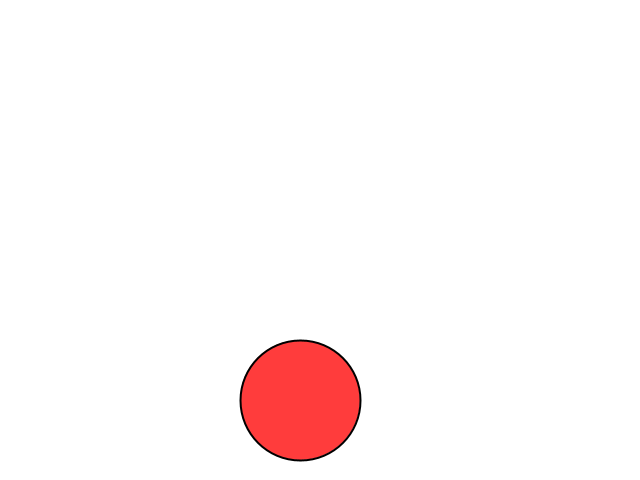
Frame 1 (no input)
Frame 60 (the mouse pressed at the canvas centre just before this capture): identical to frame 1, image omitted
Frame 120 (the mouse held since frame 60 and released just before this capture): identical to frame 1, image omitted

The Processing sketch that drew this single still picture (run headless with seeded random() and noise(); from frame 60 on, the mouse is pressed at the canvas centre):

// Processing sketch: SimpleParticleSystem
// ── SimpleParticleSystem.pde
//Simulation-Driven Animation
//CSCI 5611 Example - Bouncing Balls [Exercise]
// Stephen J. Guy <sjguy@umn.edu>

//NOTE: The simulation starts paused! Press space to run it.

//TODO:
//  done 1. The balls start red, make them blue instead.
//  done 2. Randomize the initial particle velocities so that xVel starts in the range (30,90),
//     and yVel starts in the range (-190, -200)
//  done 3. There is currently a small cap on the number of particles that can be spawned. 
//     Raise it up to 400.
//  done 4. Currently, pressing the 'r' key prints that it's resetting the particle system,
//     but it doesn’t actually reset anything yet. Fix that by having the simulation
//     reset when the user presses 'r'.
//  done 5. Pressing the arrow keys will move the big red ball, but sometimes we would like
//     to move it faster. Adjust the code so that holding 'shift' while an arrow key
//     is pressed will make the red ball move twice as fast.
//  done 6. The red ball only moves up/down/left/right. Change the code so that is two keys
//     are pressed simultaneously the red ball will move diagonally.
//  done 7. A common pitfall in games is that the diagonal motion is actually faster than
//     horizontal motion (because you just add the vectors). Make sure your code solving Step 6 does not have that issue, and that the red ball moves diagonally at the same speed it move horizontally or vertically.
//  done 8. The small blue balls (particles) have momentum, but they are missing the effect
//     of acceleration due to gravity. Add gravity to the simulation. 
//     Two things to consider in your implementation:
//        -Check to make sure that your particles move in a smooth, clear parabolic arc.
//        -When choosing the magnitude of your gravity vector think very carefully about
//         what the units mean. Don’t just pick 9.8 for gravity unless you are sure it
//         makes sense in the units of the scene you are simulated (hint: how many meters
//         long do you envision a pixel is in your scene).
//  done 9. The current code for bouncing the particles off of the red ball assumes the red
///    ball is stationary. If the ball is moving (e.g., controlled by the user) it should
//     impart some momentum on the particles. Update the collision response to capture this
//     effect in some way. There is no perfect answer here, but try to find something that
//     looks natural.

//Challenge:
//  1. Delete particles which have been around too long (and allow new ones to be created)
//  done 2. Change the color of the particles over time
//  3. Change the color of the particles as a function of the bounce 



//Simulation paramaters
static int maxParticles = 400;
Vec2 spherePos = new Vec2(300,400);
float sphereRadius = 60;
float r = 5;
float genRate = 20;
float obstacleSpeed = 200;
float COR = 0.7;
Vec2 gravity = new Vec2(0,400);
float maxLifeTime = 3;
//Initalalize variable
Vec2 pos[] = new Vec2[maxParticles];
Vec2 vel[] = new Vec2[maxParticles];
float life[] = new float[maxParticles];
int numParticles = 0;

void setup(){
  size(640,480);
  surface.setTitle("Particle System [CSCI 5611 Example]");
  strokeWeight(2); //Draw thicker lines 
}

Vec2 obstacleVel = new Vec2(0,0);

void update(float dt){
  float toGen_float = genRate * dt;
  int toGen = int(toGen_float);
  float fractPart = toGen_float - toGen;
  if (random(1) < fractPart) toGen += 1;
  for (int i = 0; i < toGen; i++){
    if (numParticles >= maxParticles) break;
    pos[numParticles] = new Vec2(20+random(20),200+random(20));
    vel[numParticles] = new Vec2(random(30, 91),random(-200, -189));
    life[numParticles] = 0;
    numParticles += 1;
  }
  
  
  obstacleVel = new Vec2(0,0);
  if (shiftPressed) {
    obstacleSpeed = 400;
  }
  else{
    obstacleSpeed = 200;
  }
  if (leftPressed) obstacleVel = obstacleVel.plus(new Vec2(-obstacleSpeed,0));
  if (rightPressed) obstacleVel = obstacleVel.plus(new Vec2(obstacleSpeed,0));
  if (upPressed) obstacleVel = obstacleVel.plus(new Vec2(0,-obstacleSpeed));
  if (downPressed) obstacleVel = obstacleVel.plus(new Vec2(0,obstacleSpeed));
  obstacleVel = (obstacleVel.normalized()).times(obstacleSpeed);
  spherePos.add(obstacleVel.times(dt));
  
  for (int i = 0; i <  numParticles; i++){
    
    //update life time value
    life[i] += dt; 
    
    Vec2 acc = gravity; //Gravity
    vel[i].add(acc.times(dt));
    pos[i].add(vel[i].times(dt)); //Update position based on velocity
    
    if (pos[i].y > height - r){
      pos[i].y = height - r;
      vel[i].y *= -COR;
    }
    if (pos[i].y < r){
      pos[i].y = r;
      vel[i].y *= -COR;
    }
    if (pos[i].x > width - r){
      pos[i].x = width - r;
      vel[i].x *= -COR;
    }
    if (pos[i].x < r){
      pos[i].x = r;
      vel[i].x *= -COR;
    }
    
    if (pos[i].distanceTo(spherePos) < (sphereRadius+r)){
      Vec2 normal = (pos[i].minus(spherePos)).normalized();
      pos[i] = spherePos.plus(normal.times(sphereRadius+r).times(1.01));
      Vec2 velNormal = normal.times(dot(vel[i],normal));
      vel[i].subtract(velNormal.times(1 + COR));
      vel[i].add(projAB(obstacleVel, normal));
    }
  }
  
}

boolean leftPressed, rightPressed, upPressed, downPressed, shiftPressed;
void keyPressed(){
  if (keyCode == LEFT) leftPressed = true;
  if (keyCode == RIGHT) rightPressed = true;
  if (keyCode == UP) upPressed = true; 
  if (keyCode == DOWN) downPressed = true;
  if (keyCode == SHIFT) shiftPressed = true;
  if (key == ' ') paused = !paused;
}

void keyReleased(){
  if (key == 'r'){
    println("Reseting the System");
    //reset sphere
    spherePos = new Vec2(300,400);
    //reset particles, in a language like C++ I would manually delete array, but here I let the garbage collector do it
    pos = new Vec2[maxParticles];
    vel = new Vec2[maxParticles];
    numParticles = 0;
    
  }
  if (keyCode == LEFT) leftPressed = false;
  if (keyCode == RIGHT) rightPressed = false;
  if (keyCode == UP) upPressed = false; 
  if (keyCode == DOWN) downPressed = false;
  if (keyCode == SHIFT) shiftPressed = false;
}


boolean paused = true;
void draw(){
  if (!paused) update(1.0/frameRate);
  
  background(255); //White background
  stroke(0,0,0);
  for (int i = 0; i < numParticles; i++){
    //start off as light blue and more saturated blue over lifespan
    fill(200 - (life[i]/maxLifeTime)*200, 200 - (life[i]/maxLifeTime)*200, 256);
    circle(pos[i].x, pos[i].y, r*2); //(x, y, diameter)
  }
  
  fill(256,60,60);
  circle(spherePos.x, spherePos.y, sphereRadius*2); //(x, y, diameter)
}






// Begin the Vec2 Libraray

//Vector Library
//CSCI 5611 Vector 2 Library [Example]
// Stephen J. Guy <sjguy@umn.edu>

public class Vec2 {
  public float x, y;
  
  public Vec2(float x, float y){
    this.x = x;
    this.y = y;
  }
  
  public String toString(){
    return "(" + x+ "," + y +")";
  }
  
  public float length(){
    return sqrt(x*x+y*y);
  }
  
  public Vec2 plus(Vec2 rhs){
    return new Vec2(x+rhs.x, y+rhs.y);
  }
  
  public void add(Vec2 rhs){
    x += rhs.x;
    y += rhs.y;
  }
  
  public Vec2 minus(Vec2 rhs){
    return new Vec2(x-rhs.x, y-rhs.y);
  }
  
  public void subtract(Vec2 rhs){
    x -= rhs.x;
    y -= rhs.y;
  }
  
  public Vec2 times(float rhs){
    return new Vec2(x*rhs, y*rhs);
  }
  
  public void mul(float rhs){
    x *= rhs;
    y *= rhs;
  }
  
  public void clampToLength(float maxL){
    float magnitude = sqrt(x*x + y*y);
    if (magnitude > maxL){
      x *= maxL/magnitude;
      y *= maxL/magnitude;
    }
  }
  
  public void setToLength(float newL){
    float magnitude = sqrt(x*x + y*y);
    x *= newL/magnitude;
    y *= newL/magnitude;
  }
  
  public void normalize(){
    float magnitude = sqrt(x*x + y*y);
    if(magnitude != 0){ // acounting for divide by zero error
      x /= magnitude;
      y /= magnitude;
    }
  }
  
  public Vec2 normalized(){
    float magnitude = sqrt(x*x + y*y);
    if(magnitude == 0) { // accounting for divide by zero error
      return new Vec2(x, y);
    }
    return new Vec2(x/magnitude, y/magnitude);
  }
  
  public float distanceTo(Vec2 rhs){
    float dx = rhs.x - x;
    float dy = rhs.y - y;
    return sqrt(dx*dx + dy*dy);
  }
}

Vec2 interpolate(Vec2 a, Vec2 b, float t){
  return a.plus((b.minus(a)).times(t));
}

float interpolate(float a, float b, float t){
  return a + ((b-a)*t);
}

float dot(Vec2 a, Vec2 b){
  return a.x*b.x + a.y*b.y;
}

Vec2 projAB(Vec2 a, Vec2 b){
  return b.times(a.x*b.x + a.y*b.y);
}
